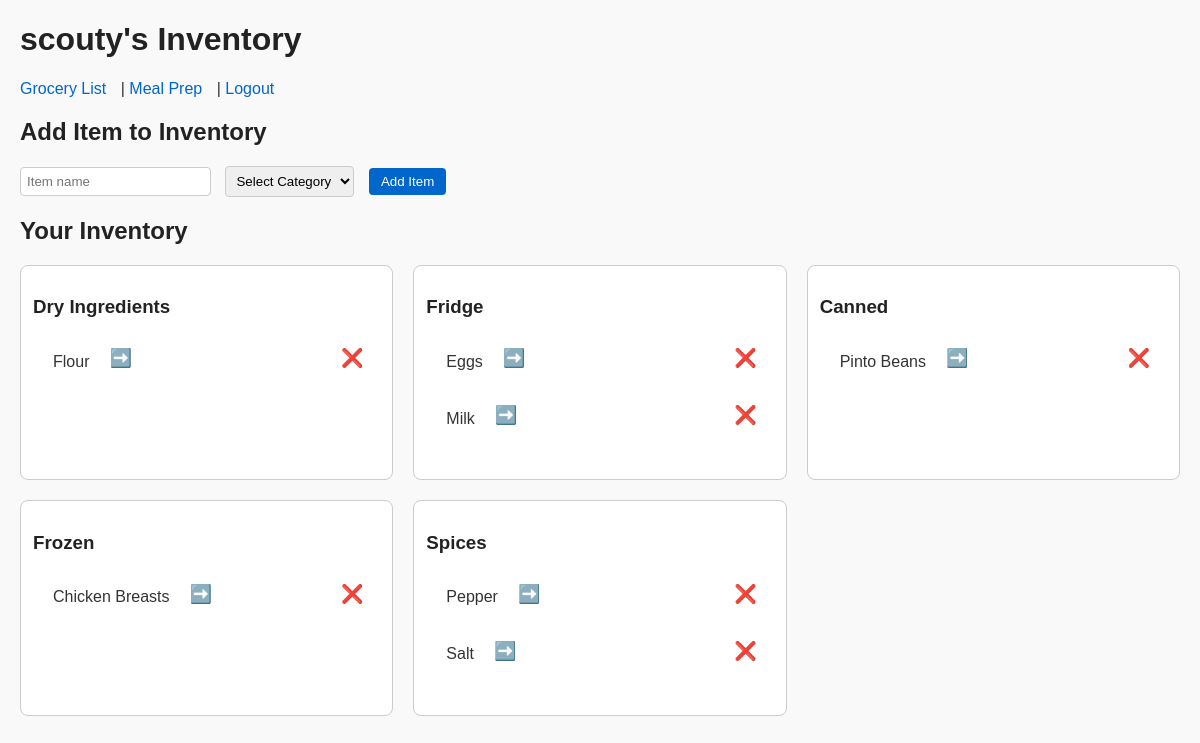
Before: /inventory (signed in) with the older database file.
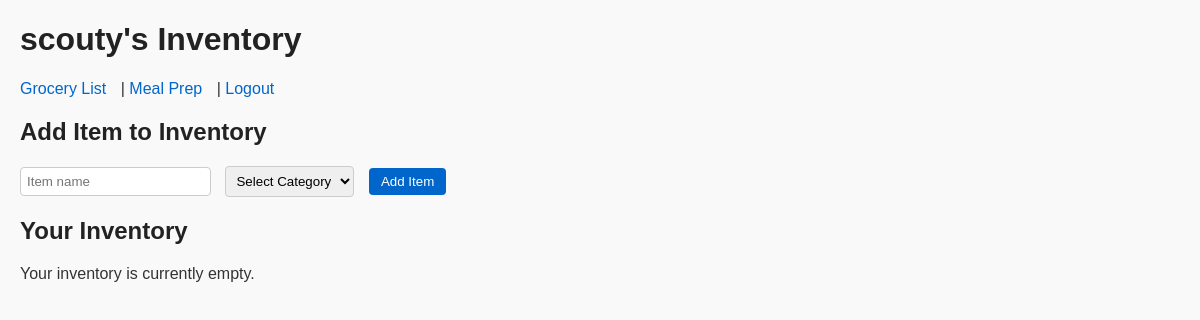
After: the same page with the newer database file.
### app.py (models this page shows)
class User(db.Model):
    id = db.Column(db.Integer, primary_key=True)
    username = db.Column(db.String(64), unique=True, nullable=False)
    password = db.Column(db.String(64), nullable=False)
    recipes = relationship('Recipe', backref='user', cascade="all, delete-orphan")
    inventory = relationship('InventoryItem', backref='user', cascade="all, delete-orphan")
    grocery_list = relationship('GroceryItem', backref='user', cascade="all, delete-orphan")

class InventoryItem(db.Model):
    id = db.Column(db.Integer, primary_key=True)
    item = db.Column(db.String(100), nullable=False)
    category = db.Column(db.String(50), nullable=False)
    user_id = db.Column(db.Integer, db.ForeignKey('user.id'))

### app.py (the view)
@app.route('/inventory')
def inventory():
    username = session.get('username')
    if not username:
        return redirect(url_for('login'))
    user = User.query.filter_by(username=username).first()
    inventory = InventoryItem.query.filter_by(user_id=user.id).all()
    sorted_inventory = {}
    for item in inventory:
        sorted_inventory.setdefault(item.category, []).append(item.item)
    for cat in sorted_inventory:
        sorted_inventory[cat].sort(key=lambda x: x.lower())
    return render_template('inventory.html', categories=sorted_inventory, username=username)

### templates/inventory.html (shortened to what this page needs)
<!DOCTYPE html>
<html lang="en">
<head>
  <link rel="stylesheet" href="{{ url_for('static', filename='style.css') }}">
</head>
<body>
  <h1>{{ username }}'s Inventory</h1>
  <nav>
    <a href="/grocerylist">Grocery List</a> |
    <a href="/recipes">Meal Prep</a> |
    <a href="/">Logout</a>
  </nav>
  <h2>Add Item to Inventory</h2>
  <form action="/add-item" method="post">
    <input type="text" name="item" placeholder="Item name" required>
    <select name="category" required>
      <option disabled selected value="">Select Category</option>
    </select>
    <button type="submit">Add Item</button>
  </form>
  <h2>Your Inventory</h2>
  {% if categories %}
    <div class="inventory-grid">
      {% for category, items in categories.items() %}
        <div class="inventory-category">
          <h3>{{ category }}</h3>
          <ul class="inventory-scroll">
            {% for item in items %}
            <li style="display: flex; justify-content: space-between; align-items: center; line-height: 1.6;">
              <div style="display: flex; align-items: center; gap: 8px;">
                <span>{{ item }}</span>
                <form action="/move-to-grocery" method="post" style="display:inline;">
                  <button type="submit" style="background-color: transparent; color: #0066cc; font-size: 18px; border: none; position: relative; top: 4px;">➡️</button>
                </form>
              </div>
              <form action="/delete-item" method="post" style="display:inline;">
                <button type="submit" style="background-color: transparent; color: red; font-size: 18px; border: none; position: relative; top: 4px;">❌</button>
              </form>
            </li>
            {% endfor %}
          </ul>
        </div>
      {% endfor %}
    </div>
  {% else %}
    <p>Your inventory is currently empty.</p>
  {% endif %}
</body>
</html>

### static/style.css (style rules this page uses)
body { font-family: Arial, sans-serif; margin: 20px; background-color: #f9f9f9; color: #333; }
h1, h2, h3 { color: #222; }
nav { margin-bottom: 20px; }
nav a { margin-right: 10px; text-decoration: none; color: #0066cc; }
form { margin-bottom: 15px; }
input[type="text"], input[type="password"], select { padding: 6px; margin-right: 10px; border: 1px solid #ccc; border-radius: 4px; }
button { padding: 6px 12px; border: none; border-radius: 4px; background-color: #0066cc; color: white; cursor: pointer; }

Changed rows visible on the page:
removed InventoryItem: category "Dry Ingredients", item "Flour"
removed InventoryItem: category "Fridge", item "Eggs"
removed InventoryItem: item "Milk", shown under "Fridge"
removed InventoryItem: category "Canned", item "Pinto Beans"
removed InventoryItem: category "Frozen", item "Chicken Breasts"
removed InventoryItem: category "Spices", item "Pepper"
removed InventoryItem: item "Salt", shown under "Spices"
Other visible differences:
text now shown: "Your inventory is currently empty."
